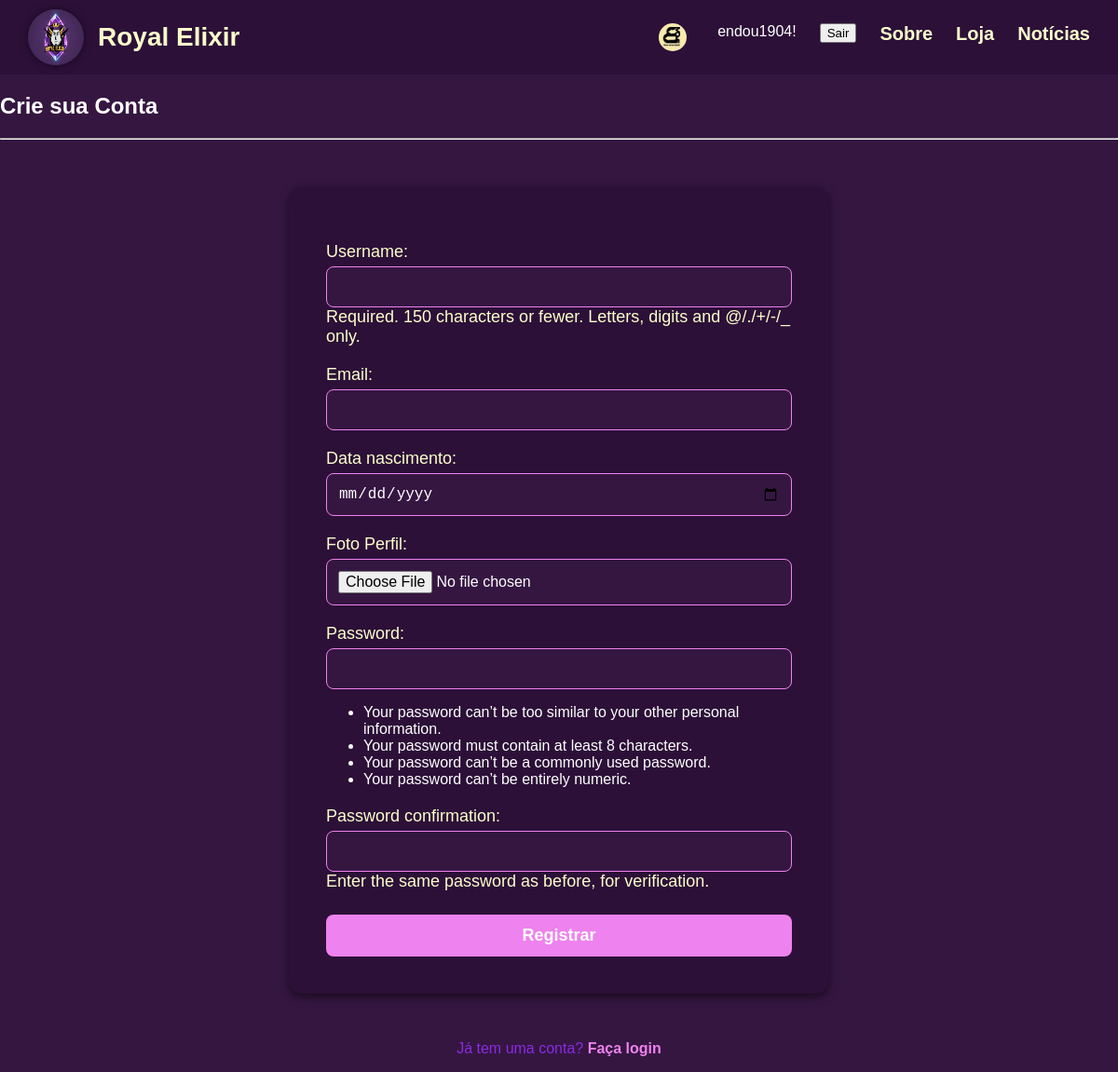
Screenshot of /registro/ (signed in) with the database file from the repository.
### Clash/models.py (models this page shows, shortened)
class tbUser(AbstractUser):
    Data_Nascimento = models.DateField(null=True, blank=True)
    Foto_Perfil = models.ImageField(
        upload_to=gerar_caminho_foto_perfil,
        null=True,
        blank=True,
    )

### Clash/views.py (the view)
# urls.py: path('registro/', PaginaRegistro.as_view(), name='registro'),
class PaginaRegistro(CreateView):
    form_class = CustomUserCreationForm
    template_name = 'Clash/registro.html'
    success_url = reverse_lazy('login')

### Clash/forms.py
class CustomUserCreationForm(UserCreationForm): # formulário para criar um novo usuário
    email = forms.EmailField(required = True)# campo de email torna-se obrigatório
    Data_Nascimento = forms.DateField(
        required=False,
        widget=forms.DateInput(attrs={'type': 'date'}) # Cria um seletor de data no HTML
    )
    class Meta(UserCreationForm.Meta):
        model = tbUser
        fields = UserCreationForm.Meta.fields + (
            'email',
            'Data_Nascimento',
            'Foto_Perfil',
        )

### Clash/templates/Clash/registro.html (shortened to what this page needs)
{% extends 'Clash/base.html' %}
{% block content %}
<div class="container">
    <h2>Crie sua Conta</h2>
    <hr>
    <form method="post" enctype="multipart/form-data" class ="form-box">
        {{ form.as_p }}
        <button type="submit" class="btn-custom">Registrar</button>
    </form>
    <p class="form-link">Já tem uma conta? <a href="{% url 'login' %}">Faça login</a></p>
</div>
{% endblock %}

### Clash/templates/Clash/base.html (shortened to what this page needs)
{% load static %}
<!DOCTYPE html>
<html lang="pt-BR">
<head>
    <link rel="stylesheet" href="{% static 'css/style.css' %}">
</head>
<body>
    <header>
        <div class="logo">
            <img src="{% static "imgs\logo_royal_elixir.jpg" %}" alt="logo da equipe">
            <h1>Royal Elixir</h1>
        </div>
        <nav>
            {% if user.is_authenticated %}
                {%if not user.Foto_Perfil %}
                {% else %}
                <img src={{ user.Foto_Perfil.url }} alt="Ícone de usuário" style="height:30px; width:30px; border-radius:50%; vertical-align:middle; margin-right:8px;">
                {% endif %}
                <span>{{ user.username }}!</span>
                <form method="post" action="{% url 'logout' %}">
                    {% csrf_token %} <button type="submit" class="btn btn-link nav-link">Sair</button>
                </form>
            {% else %}
                <a href="{% url 'login' %}">Login</a>
                <a href="{% url 'registro' %}">Registrar</a>
            {% endif %}
            <a href="#sobre">Sobre</a>
            <a href="#loja">Loja</a>
            <a href="#noticias">Notícias</a>
        </nav>
    </header>
    {% block content %}
                {% for jogador in jogadores %}
                    {% if jogador.Foto_Jogador %}
                        <img src="{{ jogador.Foto_Jogador.url }}" alt="Foto de {{ jogador.Nickname }}">
                    {% else %}
                        {% load static %}
                    {% endif %}
            {% empty %}
                <p>Nenhum jogador cadastrado na equipe ainda.</p>
            {% endfor %}
    {% endblock %}
</body>
</html>

### static/css/style.css (style rules this page uses)
body { margin: 0; font-family: 'Franklin Gothic Medium', 'Arial Narrow', Arial, sans-serif; background-color: rgb(53, 22, 65); color: white; }
header { background-color: #2c1038; display: flex; align-items: center; justify-content: space-between; padding: 10px 30px; position: sticky; top: 0; z-index: 1000; }
.logo { display: flex; align-items: center; gap: 15px; }
.logo img { height: 60px; width: 60px; border-radius: 50%; box-shadow: 0 0 8px rgba(0,0,0,0.5); }
.logo h1 { font-size: 28px; margin: 0; color: rgb(252, 255, 203); }
nav { display: flex; gap: 25px; }
nav a { color: rgb(252, 255, 203); text-decoration: none; font-size: 20px; font-weight: bold; transition: 0.3s; }
p { text-align: center; color: blueviolet; font-size: 22px; margin-top: 20px; }
.form-box { background-color: #2c1038; padding: 40px; border-radius: 15px; box-shadow: 0 4px 10px rgba(0,0,0,0.5); max-width: 500px; margin: 50px auto; text-align: left; }
.form-box p { text-align: left; color: rgb(252, 255, 203); font-size: 18px; margin-bottom: 15px; }
.form-box input[type="text"], .form-box input[type="email"], .form-box input[type="password"], .form-box input[type="date"], .form-box input[type="file"], .form-box input[type="number"] { width: 100%; padding: 12px; margin-top: 5px; border-radius: 8px; border: 1px solid violet; background-color: rgb(53, 22, 65); color: white; font-size: 16px; box-sizing: border-box; }
.btn-custom { background-color: violet; color: white; border: none; padding: 12px 20px; border-radius: 8px; font-size: 18px; font-weight: bold; cursor: pointer; width: 100%; margin-top: 10px; transition: 0.3s; }
.form-link { text-align: center !important; font-size: 16px; margin-top: 20px; }
.form-link a { color: violet; text-decoration: none; font-weight: bold; }

### rows the page displays
tbUser: Foto_Perfil (picture), username "endou1904"
